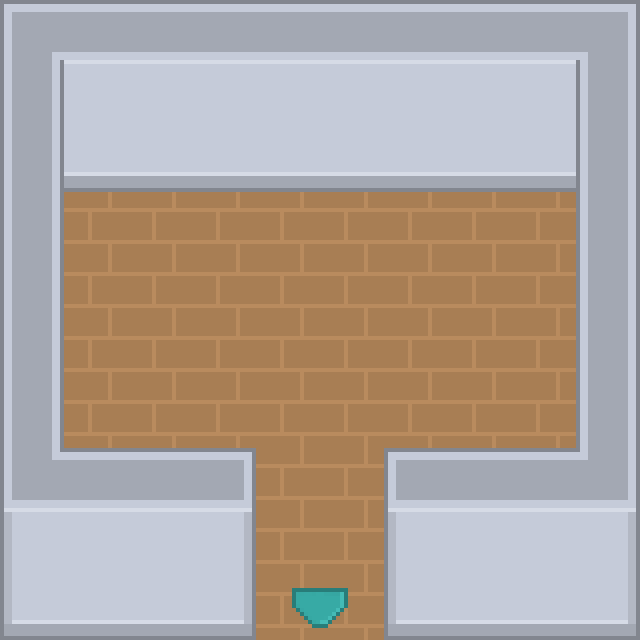

The image is a tile-based game level rendered from a .tmx file. Its description and complete source (layers, tilesets, objects, tile grids) follow:
An orthogonal 10x10 tile map with 64x64 px tiles, 4 tile layers (Ground Terrain, Ground Overlay, Deco0, Above0), 2 hidden layers not drawn.

<map version="1.4" tiledversion="1.4.1" orientation="orthogonal" renderorder="right-down" width="10" height="10" tilewidth="64" tileheight="64" infinite="0" backgroundcolor="#000000" nextlayerid="7" nextobjectid="1">
 <editorsettings>
  <export target="Starter House.json" format="json" />
 </editorsettings>
 <tileset firstgid="1" source="roguelikeSheet.tsx" />
 <layer id="1" name="Ground Terrain" width="10" height="10">
  <data encoding="csv">
0,0,0,0,0,0,0,0,0,0,
0,0,0,0,0,0,0,0,0,0,
0,0,0,0,0,0,0,0,0,0,
0,438,438,438,438,438,438,438,438,0,
0,438,438,438,438,438,438,438,438,0,
0,438,438,438,438,438,438,438,438,0,
0,438,438,438,438,438,438,438,438,0,
0,0,0,0,438,438,0,0,0,0,
0,0,0,0,438,438,0,0,0,0,
0,0,0,0,438,438,0,0,0,0
</data>
 </layer>
 <layer id="2" name="Ground Overlay" width="10" height="10">
  <data encoding="csv">
0,0,0,0,0,0,0,0,0,0,
0,0,0,0,0,0,0,0,0,0,
0,0,0,0,0,0,0,0,0,0,
0,0,0,0,0,0,0,0,0,0,
0,0,0,0,0,0,0,0,0,0,
0,0,0,0,0,0,0,0,0,0,
0,0,0,0,0,0,0,0,0,0,
0,0,0,0,0,0,0,0,0,0,
0,0,0,0,0,0,0,0,0,0,
0,0,0,0,0,0,0,0,0,0
</data>
 </layer>
 <layer id="4" name="Deco0" width="10" height="10">
  <data encoding="csv">
0,0,0,0,0,0,0,0,0,0,
0,1323,1323,1323,1323,1323,1323,1323,1323,0,
0,1318,1318,1318,1318,1318,1318,1318,1318,0,
0,0,0,0,0,0,0,0,0,0,
0,0,0,0,0,0,0,0,0,0,
0,0,0,0,0,0,0,0,0,0,
0,0,0,0,0,0,0,0,0,0,
0,0,0,0,0,0,0,0,0,0,
0,0,0,0,0,0,0,0,0,0,
0,0,0,0,2559,2560,0,0,0,0
</data>
 </layer>
 <layer id="3" name="Above0" width="10" height="10">
  <data encoding="csv">
1063,1061,1061,1061,1061,1061,1061,1061,1061,1064,
1148,0,0,0,0,0,0,0,0,1148,
1148,0,0,0,0,0,0,0,0,1148,
1148,0,0,0,0,0,0,0,0,1148,
1148,0,0,0,0,0,0,0,0,1148,
1148,0,0,0,0,0,0,0,0,1148,
1148,0,0,0,0,0,0,0,0,1148,
1149,1061,1061,1062,0,0,1060,1061,1061,1150,
1322,1323,1323,1324,0,0,1322,1323,1323,1324,
1319,1318,1318,1321,0,0,1319,1318,1318,1321
</data>
 </layer>
 <layer id="5" name="Village:2080:416:down:" width="10" height="10" visible="0">
  <data encoding="csv">
0,0,0,0,0,0,0,0,0,0,
0,0,0,0,0,0,0,0,0,0,
0,0,0,0,0,0,0,0,0,0,
0,0,0,0,0,0,0,0,0,0,
0,0,0,0,0,0,0,0,0,0,
0,0,0,0,0,0,0,0,0,0,
0,0,0,0,0,0,0,0,0,0,
0,0,0,0,0,0,0,0,0,0,
0,0,0,0,0,0,0,0,0,0,
0,0,0,0,2036,2036,0,0,0,0
</data>
 </layer>
 <layer id="6" name="Collision" width="10" height="10" visible="0">
  <data encoding="csv">
0,0,0,0,0,0,0,0,0,0,
0,0,0,0,0,0,0,0,0,0,
2122,2122,2122,2122,2122,2122,2122,2122,2122,2122,
2122,0,0,0,0,0,0,0,0,2122,
2122,0,0,0,0,0,0,0,0,2122,
2122,0,0,0,0,0,0,0,0,2122,
2122,0,0,0,0,0,0,0,0,2122,
2122,2123,2123,2123,0,0,2123,2123,2123,2122,
0,0,0,2122,0,0,2122,0,0,0,
0,0,0,2122,0,0,2122,0,0,0
</data>
 </layer>
</map>
